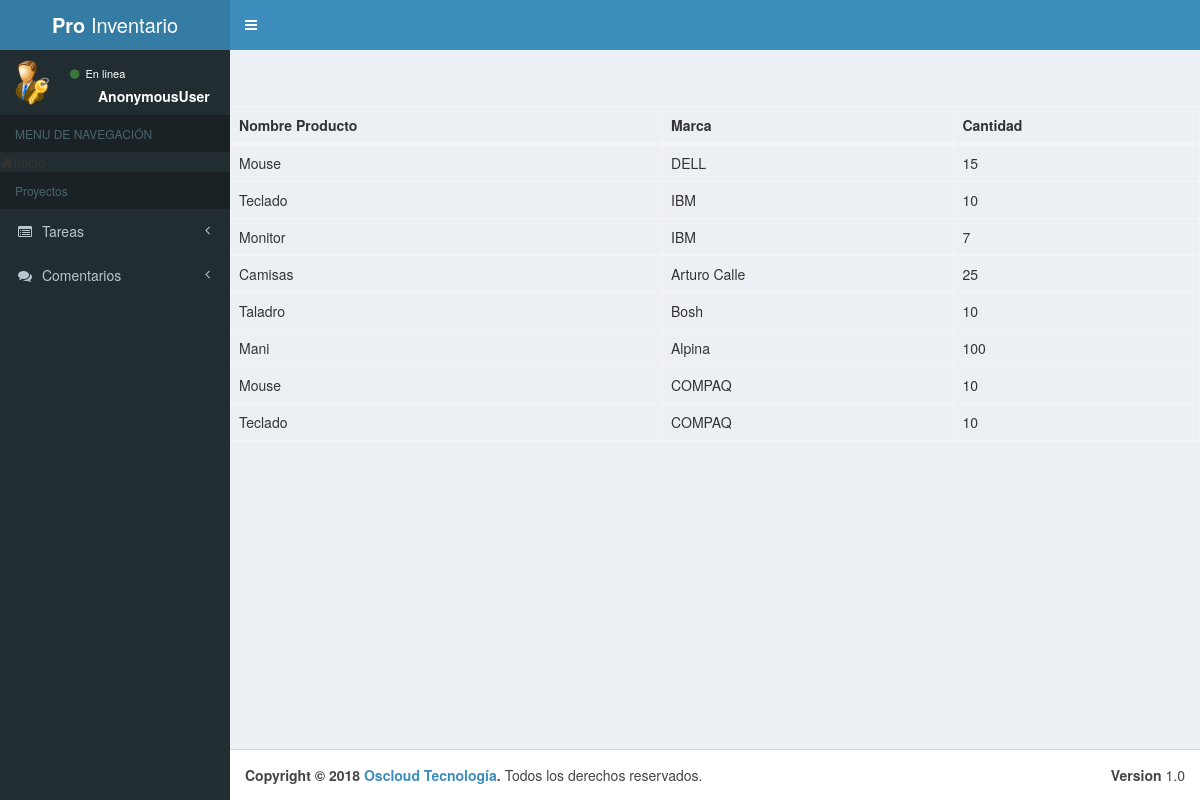
/list/inventory/, run on the app's committed database.
### apps/inventario/models.py (models this page shows)
class Inventory(models.Model):
    id_product = models.ForeignKey(Product, on_delete=models.CASCADE)
    id_brand = models.ForeignKey(Brand, on_delete=models.CASCADE)
    quantity = models.IntegerField(null=False, blank=False)

class Product(models.Model):
    id_product = models.AutoField(primary_key=True)
    name_product = models.CharField(null=False, blank=False, max_length=50)
    TYPE = (
        ('Technology', 'Technology'),
        ('Tools', 'Tools'),
        ('Foods', 'Foods'),
        ('Clothes', 'Clothes'),
        ('Shoes', 'Shoes'),
        ('Accesories', 'Accesories'),
        ('Otro', 'Otro')
    )
    category = models.CharField(choices=TYPE, null=False, blank=False, max_length=50)
    serial = models.CharField(null=True, blank=True, max_length=50)
    description = models.CharField(max_length=50)
    def __str__(self):
        return self.name_product

class Brand (models.Model):
    id_brand = models.AutoField(primary_key=True)
    name_brand = models.CharField(null=False, blank=False, max_length=50)
    def __str__(self):
        return self.name_brand

### apps/inventario/views.py (the view)
# urls.py: url(r'^list/inventory/$', ListInventory.as_view(), name='list_provider'),
class ListInventory(ListView):
    template_name = 'inventario/list_inventory.html'
    queryset = Inventory.objects.all()

### templates/inventario/list_inventory.html (shortened to what this page needs)
{% extends 'base/base.html' %}
{% block content %}
<!DOCTYPE html>
<html lang="en">
<head>
</head>
<table class="table table-bordered">
    <thead>
     <tr>
        <th scope="col">Nombre Producto</th>
        <th scope="col">Marca</th>
        <th scope="col">Cantidad</th>
     </tr>
    </thead>
 <tbody>
    {% if object_list %}
    {% for inv in object_list %}
    <tr>
        <td>{{inv.id_product}} </td>
        <td>{{inv.id_brand}} </td>
        <td>{{inv.quantity}} </td>
    </tr>
    {% endfor %}
    {% else %}
		<h1>No hay registros de inventario</h1>
    {% endif %}
 </tbody>
</table>
</html>
{% endblock%}

### data on the page
Inventory: id_product "Mouse", id_brand "DELL", quantity "15"
Inventory: id_product "Teclado", id_brand "IBM", quantity "10"
Inventory: id_product "Monitor", id_brand "IBM", quantity "7"
Inventory: id_product "Camisas", id_brand "Arturo Calle", quantity "25"
Inventory: id_product "Taladro", id_brand "Bosh", quantity "10"
Inventory: id_product "Mani", id_brand "Alpina", quantity "100"
Inventory: id_product "Mouse", id_brand "COMPAQ", quantity "10"
Inventory: id_product "Teclado", id_brand "COMPAQ", quantity "10"

### other printed values
{{ request.user }} "AnonymousUser"
